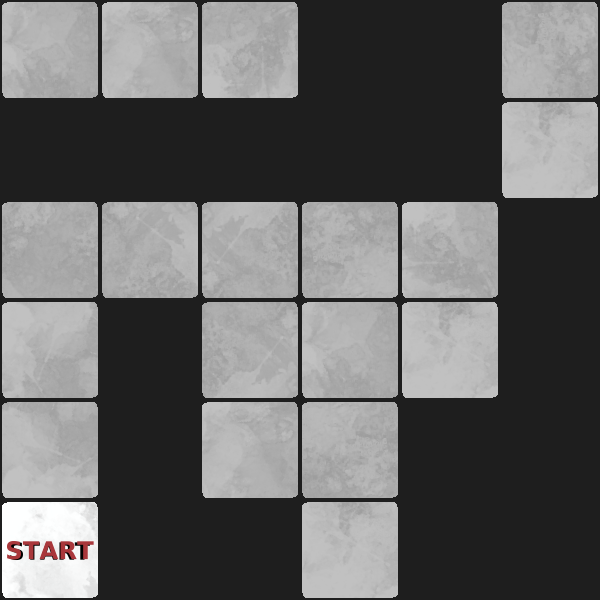

A 2D game scene composited from a Tiled map and its tileset images. What follows is a short description and the map's XML, with every tile layer's data as written:
An orthogonal 6x6 tile map with 100x100 px tiles, 1 tile layer (Blocked!) and 15 objects.

<map version="1.10" tiledversion="1.11.2" orientation="orthogonal" renderorder="right-down" width="6" height="6" tilewidth="100" tileheight="100" infinite="0" backgroundcolor="#1e1e1e" nextlayerid="8" nextobjectid="48">
 <tileset firstgid="1" source="../sprite_sheet.tsx" />
 <layer id="1" name="Blocked!" width="6" height="6">
  <properties>
   <property name="level" type="int" value="1" />
   <property name="minimumMoves" type="int" value="19" />
  </properties>
  <data encoding="csv">
29,43,48,0,0,30,
0,0,0,0,0,44,
49,54,47,19,55,0,
42,0,25,29,44,0,
31,0,43,41,0,0,
115,0,0,44,0,0
</data>
 </layer>
 <objectgroup id="5" name="Elements">
  <object id="37" template="../object-templates/Exit.tx" gid="13" x="400" y="100" width="100" height="100" />
  <object id="28" template="../object-templates/Pit1.tx" gid="73" x="0" y="200" width="100" height="100" />
  <object id="30" template="../object-templates/Pit2.tx" gid="87" x="500" y="300" width="100" height="100" />
  <object id="38" template="../object-templates/BottomlessPit.tx" gid="83" x="100" y="400" width="100" height="100">
   <properties>
    <property name="Id" type="int" value="6" />
   </properties>
  </object>
  <object id="42" template="../object-templates/BottomlessPit.tx" gid="105" x="100" y="500" width="100" height="100">
   <properties>
    <property name="Id" type="int" value="4" />
   </properties>
  </object>
  <object id="43" template="../object-templates/BottomlessPit.tx" gid="99" x="100" y="600" width="100" height="100" />
  <object id="44" template="../object-templates/BottomlessPit.tx" gid="92" x="200" y="600" width="100" height="100">
   <properties>
    <property name="Id" type="int" value="2" />
   </properties>
  </object>
  <object id="45" template="../object-templates/BottomlessPit.tx" gid="83" x="400" y="500" width="100" height="100">
   <properties>
    <property name="Id" type="int" value="5" />
   </properties>
  </object>
  <object id="46" template="../object-templates/BottomlessPit.tx" gid="104" x="400" y="600" width="100" height="100">
   <properties>
    <property name="Id" type="int" value="3" />
   </properties>
  </object>
  <object id="47" template="../object-templates/BottomlessPit.tx" x="300" y="100">
   <properties>
    <property name="Id" type="int" value="7" />
   </properties>
  </object>
 </objectgroup>
 <objectgroup id="6" name="Entities">
  <object id="31" template="../object-templates/Box1.tx" gid="1" x="0" y="400" width="100" height="100" />
  <object id="32" template="../object-templates/Box2.tx" gid="7" x="300" y="500" width="100" height="100" />
  <object id="33" template="../object-templates/Box3.tx" gid="12" x="300" y="300" width="100" height="100" />
  <object id="34" template="../object-templates/Box4.tx" gid="6" x="400" y="300" width="100" height="100" />
  <object id="36" template="../object-templates/Player.tx" gid="106" x="0" y="600" width="100" height="100" />
 </objectgroup>
</map>
